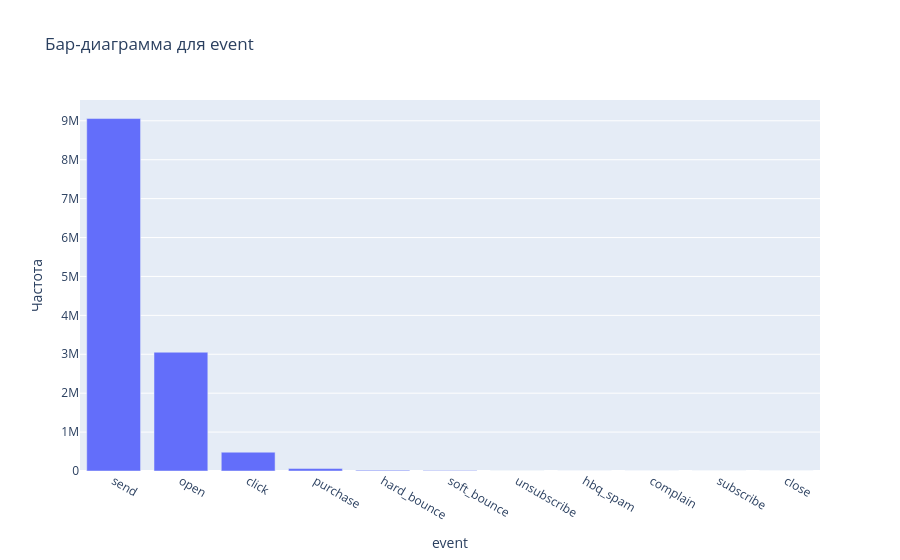
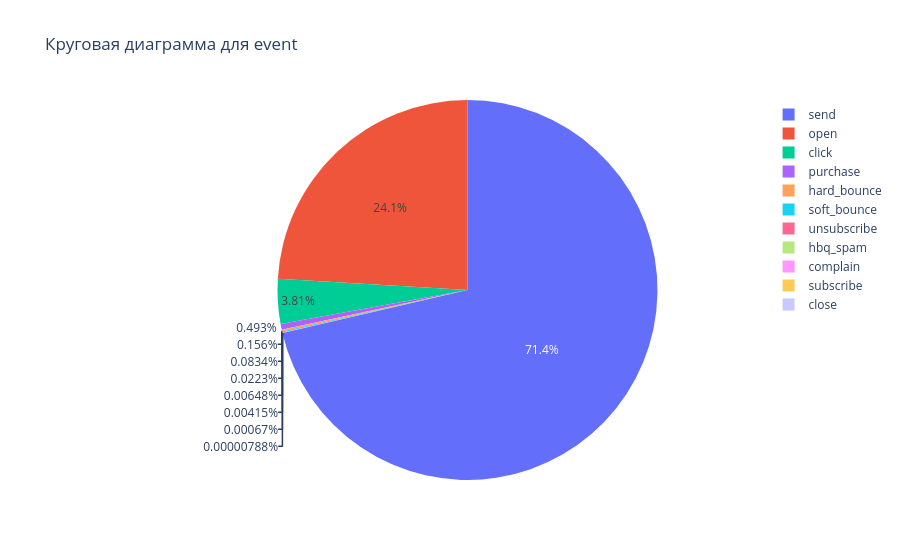
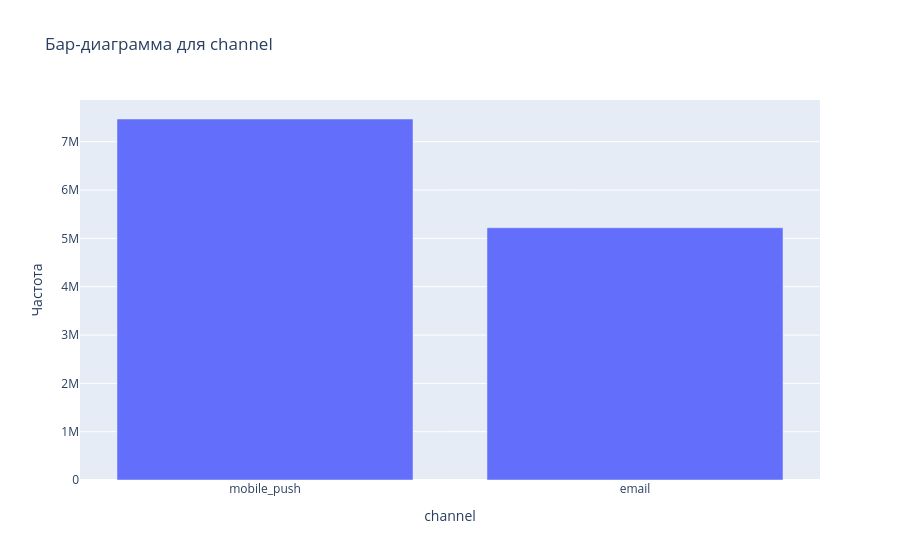
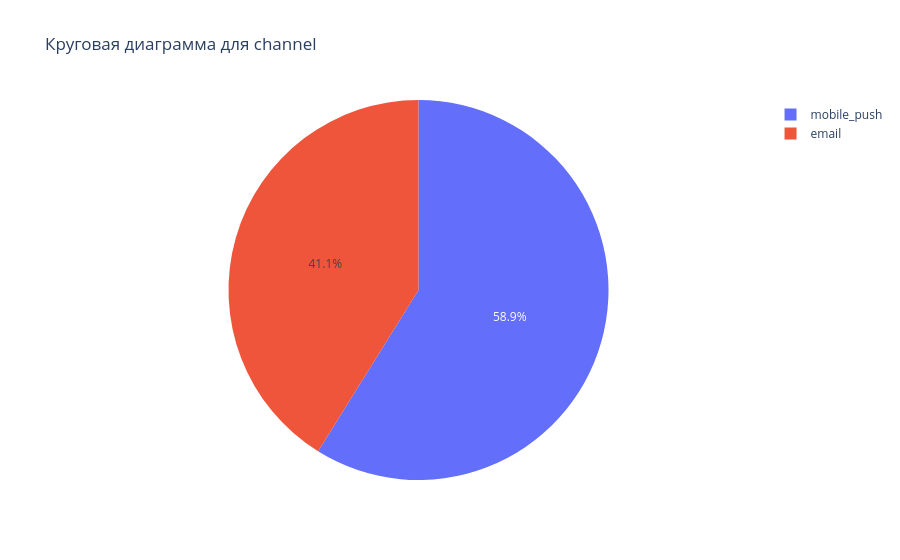

The cell these charts' notebook holds for them, in order:
### Code cell
visualize_categorical_columns(df_apparel_messages, categorical_columns)

### Figure 1 — Plotly figure (JSON) as saved in the notebook; plotly's stock layout.template omitted (floating-point values rounded to 4 significant figures)
{"data": [{"hovertemplate": "event=%{x}<br>Частота=%{y}<extra></extra>", "legendgroup": "", "marker": {"color": "#636efa", "pattern": {"shape": ""}}, "name": "", "orientation": "v", "showlegend": false, "textposition": "auto", "type": "bar", "x": ["send", "open", "click", "purchase", "hard_bounce", "soft_bounce", "unsubscribe", "hbq_spam", "complain", "subscribe", "close"], "xaxis": "x", "y": [9058174, 3052481, 483326, 62593, 19763, 10582, 2833, 823, 527, 85, 1], "yaxis": "y"}], "layout": {"barmode": "relative", "legend": {"tracegroupgap": 0}, "title": {"text": "Бар-диаграмма для event"}, "xaxis": {"anchor": "y", "domain": [0, 1], "title": {"text": "event"}}, "yaxis": {"anchor": "x", "domain": [0, 1], "title": {"text": "Частота"}}}}

### Figure 2 — Plotly figure (JSON) as saved in the notebook; plotly's stock layout.template omitted (floating-point values rounded to 4 significant figures)
{"data": [{"domain": {"x": [0, 1], "y": [0, 1]}, "hovertemplate": "label=%{label}<br>value=%{value}<extra></extra>", "labels": ["send", "open", "click", "purchase", "hard_bounce", "soft_bounce", "unsubscribe", "hbq_spam", "complain", "subscribe", "close"], "legendgroup": "", "name": "", "showlegend": true, "type": "pie", "values": [9058174, 3052481, 483326, 62593, 19763, 10582, 2833, 823, 527, 85, 1]}], "layout": {"legend": {"tracegroupgap": 0}, "title": {"text": "Круговая диаграмма для event"}}}

### Figure 3 — Plotly figure (JSON) as saved in the notebook; plotly's stock layout.template omitted (floating-point values rounded to 4 significant figures)
{"data": [{"hovertemplate": "channel=%{x}<br>Частота=%{y}<extra></extra>", "legendgroup": "", "marker": {"color": "#636efa", "pattern": {"shape": ""}}, "name": "", "orientation": "v", "showlegend": false, "textposition": "auto", "type": "bar", "x": ["mobile_push", "email"], "xaxis": "x", "y": [7470472, 5220716], "yaxis": "y"}], "layout": {"barmode": "relative", "legend": {"tracegroupgap": 0}, "title": {"text": "Бар-диаграмма для channel"}, "xaxis": {"anchor": "y", "domain": [0, 1], "title": {"text": "channel"}}, "yaxis": {"anchor": "x", "domain": [0, 1], "title": {"text": "Частота"}}}}

### Figure 4 — Plotly figure (JSON) as saved in the notebook; plotly's stock layout.template omitted (floating-point values rounded to 4 significant figures)
{"data": [{"domain": {"x": [0, 1], "y": [0, 1]}, "hovertemplate": "label=%{label}<br>value=%{value}<extra></extra>", "labels": ["mobile_push", "email"], "legendgroup": "", "name": "", "showlegend": true, "type": "pie", "values": [7470472, 5220716]}], "layout": {"legend": {"tracegroupgap": 0}, "title": {"text": "Круговая диаграмма для channel"}}}
